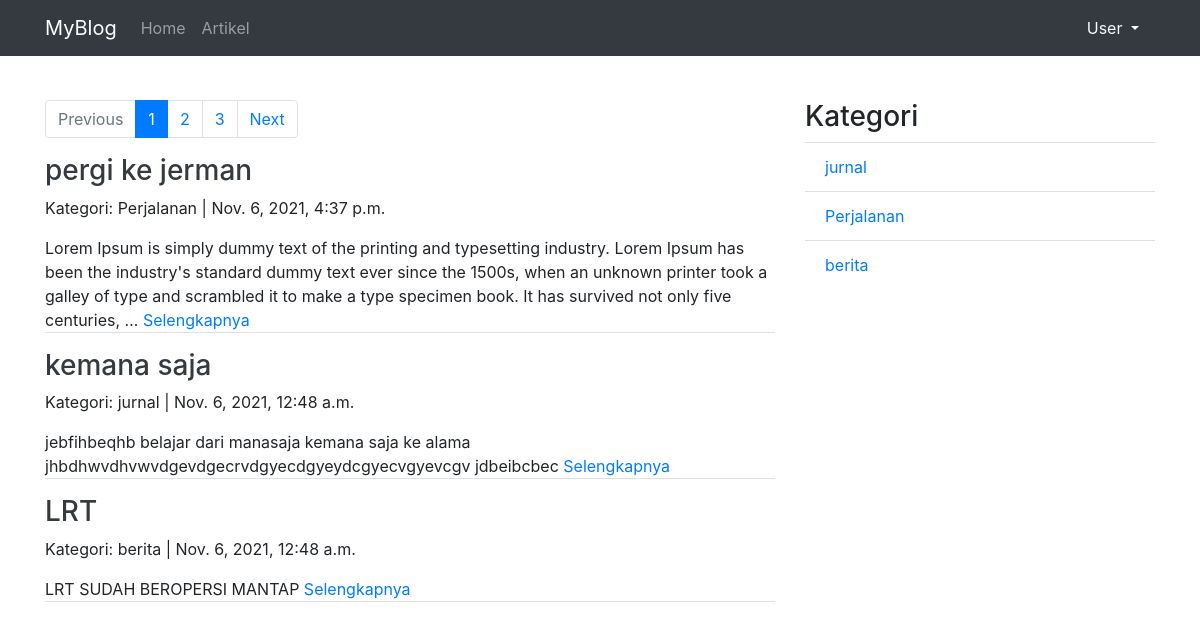
Page /artikel/1 on the committed database.
### artikel/models.py (models this page shows, shortened)
class Artikel(models.Model):
    judul   = models.CharField(max_length=255)
    isi     = models.TextField()
    kategori = models.CharField(max_length=255)
    published =models.DateTimeField(auto_now_add=True)
    updated = models.DateTimeField(auto_now=True)
    slug    = models.SlugField(blank=True, editable=False)

### artikel/views.py (the view)
# urls.py: url(r'^(?P<page>\d+)$', ArtikelListView.as_view(), name='list'),
class ArtikelListView(ListView):
    model = Artikel
    template_name = "artikel/artikel_list.html"
    context_object_name= 'artikel_list'
    ordering = ['-published']
    paginate_by = 3
    def get_context_data(self, *args, **kwargs):
        kategori_list = self.model.objects.values_list('kategori', flat=True).distinct()
        self.kwargs.update({'kategori_list': kategori_list})
        kwargs = self.kwargs
        return super().get_context_data(*args, **kwargs)

### artikel/templates/artikel/artikel_list.html (shortened to what this page needs)
{% extends "base.html" %}
{% block contents %}
<div class="row">
    <div class="col-md-8">
        {% if is_paginated %}
            <nav aria-label="artikelPage">
                <ul class="pagination">
                    {% if page_obj.has_previous %}
                    <li class="page-item">
                        <a class="page-link" href="{% url 'artikel:list' page_obj.previous_page_number %}">Previous</a>
                    </li>
                    {% else %}
                        <li class="page-item disabled">
                            <a class="page-link" href="#" tabindex="-1" aria-disabled="true" >Previous</a>
                        </li>
                    {% endif %}
                    {% for page in paginator.page_range %}
                        {% if page is page_obj.number  %}
                            <li class="page-item active" aria-current="page">
                                <span href="#" class="page-link">{{page}} <span class="sr-only">(current)</span> </span>
                            </li>
                        {% else %}
                            <li class="page-item">
                                <a href="{% url 'artikel:list' page %}" class="page-link">{{page}}</a>
                            </li>
                        {% endif %}
                    {% endfor %}
                    {% if page_obj.has_next %}
                        <li class="page-item">
                            <a class="page-link" href="{% url 'artikel:list' page_obj.next_page_number %}">Next</a>
                        </li>
                    {% else %}
                        <li class="page-item disabled">
                            <a class="page-link" href="#" tabindex="-1" aria-disabled="true">Next</a>
                        </li>
                    {% endif %}
                </ul>
            </nav>
            {% for artikel in artikel_list %}
                <h3><a class="text-dark" href="{% url 'artikel:detail' artikel.slug  %}">{{artikel.judul}}</a></h3>
                <p>Kategori: {{artikel.kategori}} | {{artikel.published}}</p>
                <p class="border-bottom">{{artikel.isi|truncatewords:50}} <a href="{% url 'artikel:detail' artikel.slug  %}">Selengkapnya</a> </p>
            {% endfor %}
        {% endif %}
    </div>
    <div class="col-sm">
        <h3>Kategori</h3>
        <ul class="list-group list-group-flush">
            {% for kategori in kategori_list  %}
                 <li class="list-group-item"><a href="{% url 'artikel:category' kategori 1 %}">{{kategori}}</a></li>
            {% endfor %}
          </ul>
    </div>
</div>
{% endblock contents %}

### templates/base.html (shortened to what this page needs)
{% load static %}
<html>
<head>
    {% include "snippets/style.html" %}
</head>
<body>
    {% include "snippets/navbar.html" %}
    <div class="container" style="margin-top: 100px;">
        {% block contents %}
        {% endblock contents %}
    </div>
</body>
</html>

### templates/snippets/style.html
{% load static %}
<link rel="stylesheet" href="{%static 'vendor/bootstrap/css/bootstrap.min.css' %}">

### templates/snippets/navbar.html (shortened to what this page needs)
{% load static %}
<nav class="navbar fixed-top navbar-expand-lg navbar-dark bg-dark">
    <div class="container">
        <a class="navbar-brand" href="#">MyBlog</a>
        <div class="collapse navbar-collapse" id="navbarNavDropdown">
        <ul class="navbar-nav">
            <li class="nav-item">
                <a class="nav-link" href="{% url 'home' %}">Home</a>
            </li>
            <li class="nav-item">
                <a class="nav-link" href="{% url 'artikel:list' 1 %}">Artikel</a>
            </li>
        </ul>
        <div class="nav-item dropdown ml-auto">
            <a class="nav-link dropdown-toggle text-light" href="#" id="navbarDropdownMenuLink" role="button" data-toggle="dropdown" aria-expanded="false">
                User
            </a>
        </div>
        </div>
    </div>
  </nav>

### templates/snippets/script.html (shortened to what this page needs)
{% load static %}

### rows in the picture
Artikel: judul "pergi ke jerman", kategori "Perjalanan", published "Nov. 6, 2021, 4:37 p.m.", isi "Lorem Ipsum is simply dummy text of the printing and typesetting industry. Lorem Ipsum has been the industry's standard dummy text ever since the 1500s, when an unknown printer took a galley of type and scrambled it to make a type specimen book. It has survived not only five centuries, …"
Artikel: judul "kemana saja", kategori "jurnal", published "Nov. 6, 2021, 12:48 a.m.", isi "jebfihbeqhb belajar dari manasaja kemana saja ke alama jhbdhwvdhvwvdgevdgecrvdgyecdgyeydcgyecvgyevcgv jdbeibcbec"
Artikel: judul "LRT", kategori "berita", published "Nov. 6, 2021, 12:48 a.m.", isi "LRT SUDAH BEROPERSI MANTAP"

### other values in the picture
{{ page }} "1"
{{ page }} "2" "3"
{{ kategori }} "jurnal" "Perjalanan" "berita"
